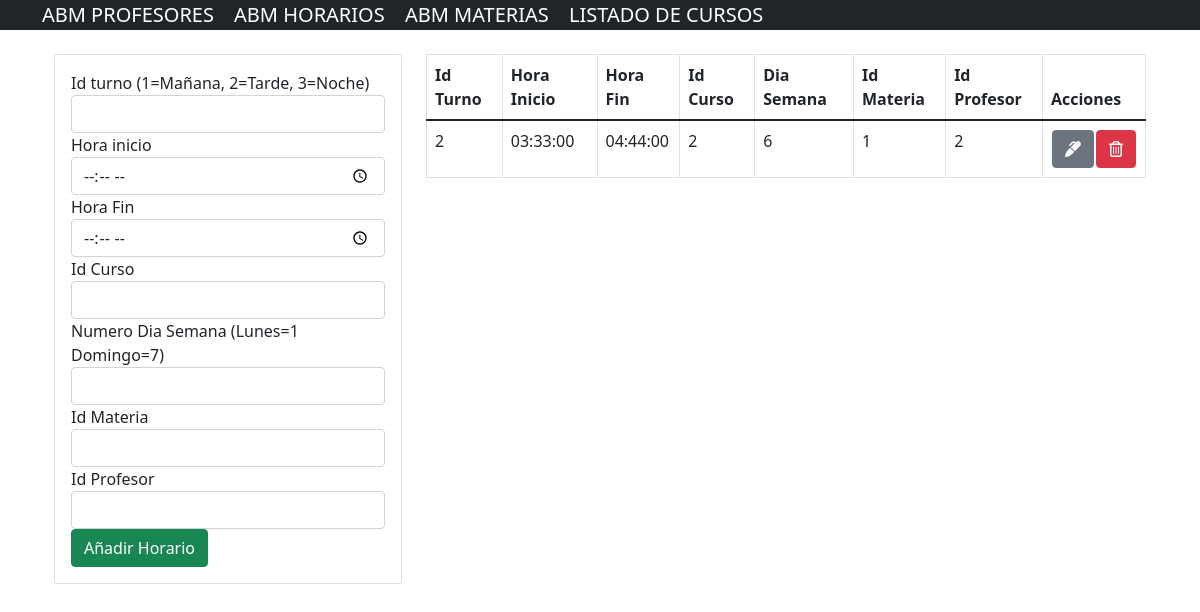
The app's page /abmfuncionesgeneralesH/indexH.php with its own data.
### tables this page shows
CREATE TABLE `horarios` (
  `idhorario` int(11) NOT NULL,
  `idturno` int(11) NOT NULL,
  `horainicio` time NOT NULL,
  `horafin` time NOT NULL,
  `idcurso` int(111) NOT NULL,
  `numerodiasemana` int(11) NOT NULL,
  `idmateria` int(111) NOT NULL,
  `idprofesor` int(111) NOT NULL
);

### abmfuncionesgeneralesH/indexH.php (the view, shortened to what this page needs)
<?php include("../abmfuncionesgenerales/conexion.php")?>
<?php include("../includes/header.php")?>
<?php include("../includes/footer.php")?>
<div class="container p-4">
	<div class="row">
		<div class="col-md-4">
			<div class="card card-body">
				<form action="GuardarH.php" method="POST">
					<div class="form-group">
						Id turno (1=Mañana, 2=Tarde, 3=Noche)<br>
						<input type="number" max="3" name="idturno" class="form-control">
					</div>
					<div class="form-group">
						Hora inicio<br>
						<input type="time" name="horainicio" class="form-control">
					</div>
					<div class="form-group">
						Hora Fin<br>
						<input type="time" name="horafin" class="form-control">
					</div>
					<div class="form-group">
						Id Curso<br>
						<input type="number" name="idcurso" class="form-control">
					</div>
					<div class="form-group">
						Numero Dia Semana (Lunes=1 Domingo=7)<br>
						<input type="number" max="7" name="numerodiasemana" class="form-control">
					</div>
					<div class="form-group">
						Id Materia<br>
						<input type="number" name="idmateria" class="form-control">
					</div>
					<div class="form-group">
						Id Profesor<br>
						<input type="number" name="idprofesor" class="form-control">
					</div>
					<input type="submit" class="btn btn-success" name="GuardarH" value="Añadir Horario">
				</form>
			</div>
		</div>
		<div class="col-md-8">
			<table class="table table-bordered">
				<thead>
					<tr>
						<th>Id Turno</th>
						<th>Hora Inicio</th>
						<th>Hora Fin</th>
						<th>Id Curso</th>
						<th>Dia Semana</th>
						<th>Id Materia</th>
						<th>Id Profesor</th>
						<th>Acciones</th>
					</tr>
				</thead>
				<tbody>
					<?php
					$query = "SELECT * FROM horarios";
					$result_horarios = mysqli_query($conexion, $query);
					while($row = mysqli_fetch_array($result_horarios)){ ?>
						<tr>
							<td><?php echo $row['idturno'] ?></td>
							<td><?php echo $row['horainicio'] ?></td>
							<td><?php echo $row['horafin'] ?></td>
							<td><?php echo $row['idcurso'] ?></td>
							<td><?php echo $row['numerodiasemana'] ?></td>
							<td><?php echo $row['idmateria'] ?></td>
							<td><?php echo $row['idprofesor'] ?></td>
							<td>
								<table>
									<td>
								<a class="btn btn-secondary" href="modificarH.php?idhorario=<?php echo $row['idhorario']?>" >
									<i class="fas fa-marker"></i>
								</a>
								</td>
								<td>
								<a class="btn btn-danger"href="bajaH.php?idhorario=<?php echo $row['idhorario']?>">
									<i class="far fa-trash-alt"></i>
								</a>
								</td>
							</table>
							</td>
						</tr>
				<?php
					}
					?>
				</tbody>
			</table>
		</div>
	</div>
</div>

### records on screen
horarios: idturno "2", horainicio "03:33:00", horafin "04:44:00", idcurso "2", numerodiasemana "6", idmateria "1", idprofesor "2"
